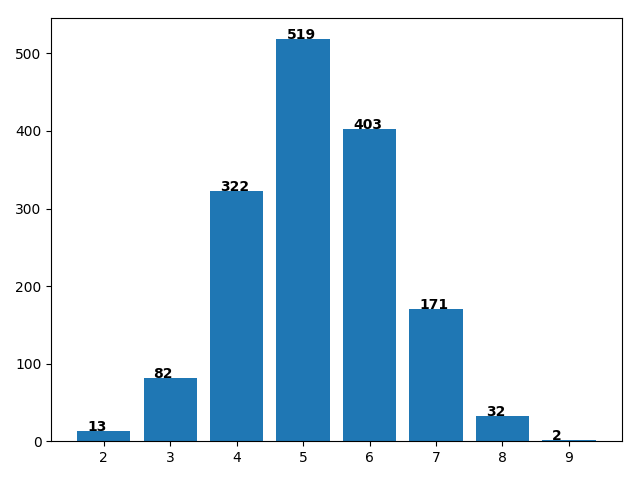

Reproduce this figure in Python.
import ujson
import numpy as np
import matplotlib.pyplot as plt

with open('iclr2019.json', 'r') as f:
    dataset = ujson.load(f)
    paper_ratings = {}

    for paper_id in dataset:
        paper = dataset[paper_id]
        s = 0
        for rating in paper:
            if rating[0:2] == '10':
                s += 10
            else:
                s += int(rating[0])
        if len(paper) > 0:
            paper_ratings[paper_id] = 1.0 * s / len(paper)
    print('Got reviews for {} out of {}'.format(len(paper_ratings), len(dataset)))
    ratings = paper_ratings.values()
    ratings = list(map(round, ratings))
    ratings = np.unique(ratings, return_counts=True)
    fig, ax = plt.subplots()

    rects1 = ax.bar(ratings[0], ratings[1])
    for i, v in (list(zip(*ratings))):
        ax.text(i - 0.25, v, str(v), fontweight='bold')

    plt.show()
